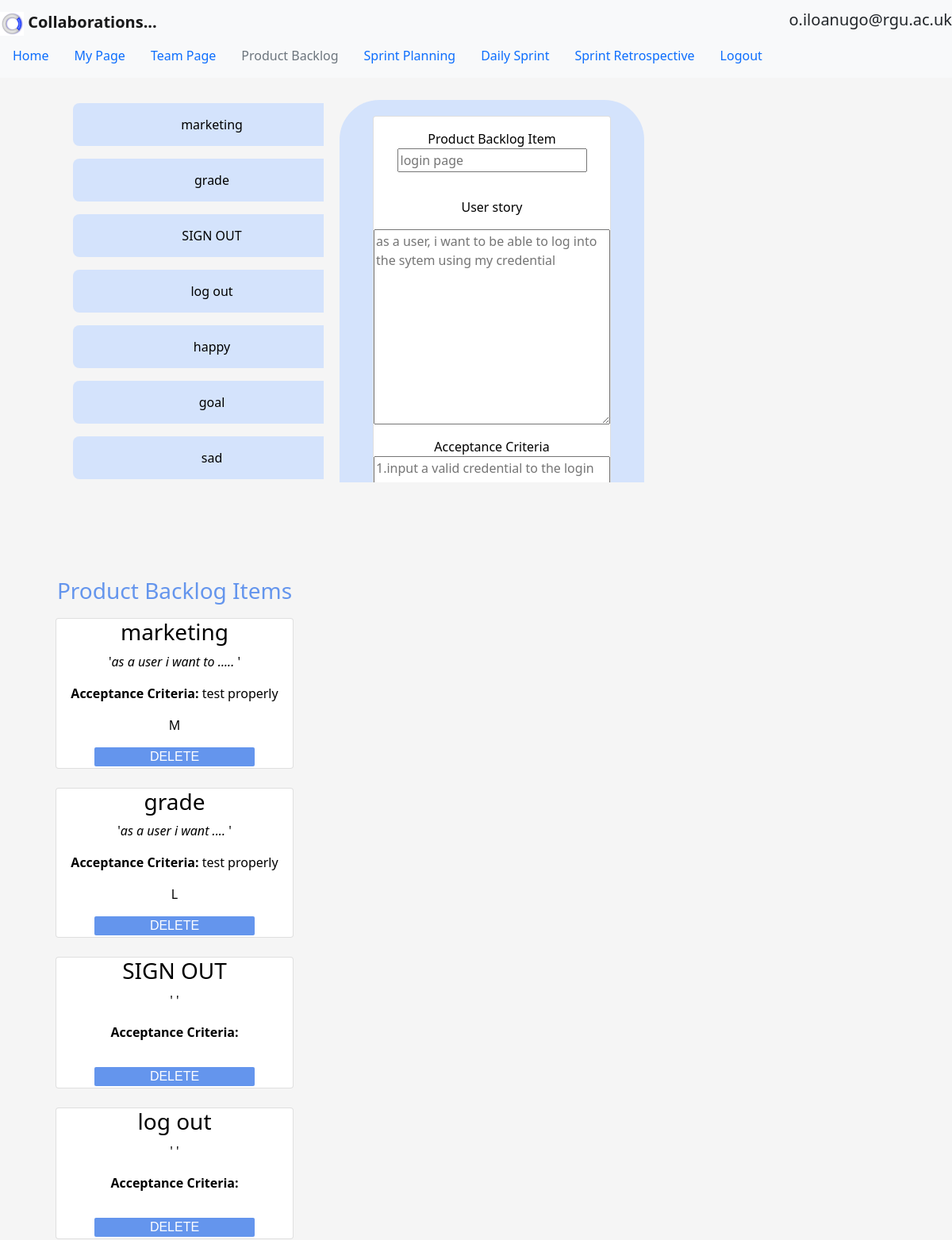
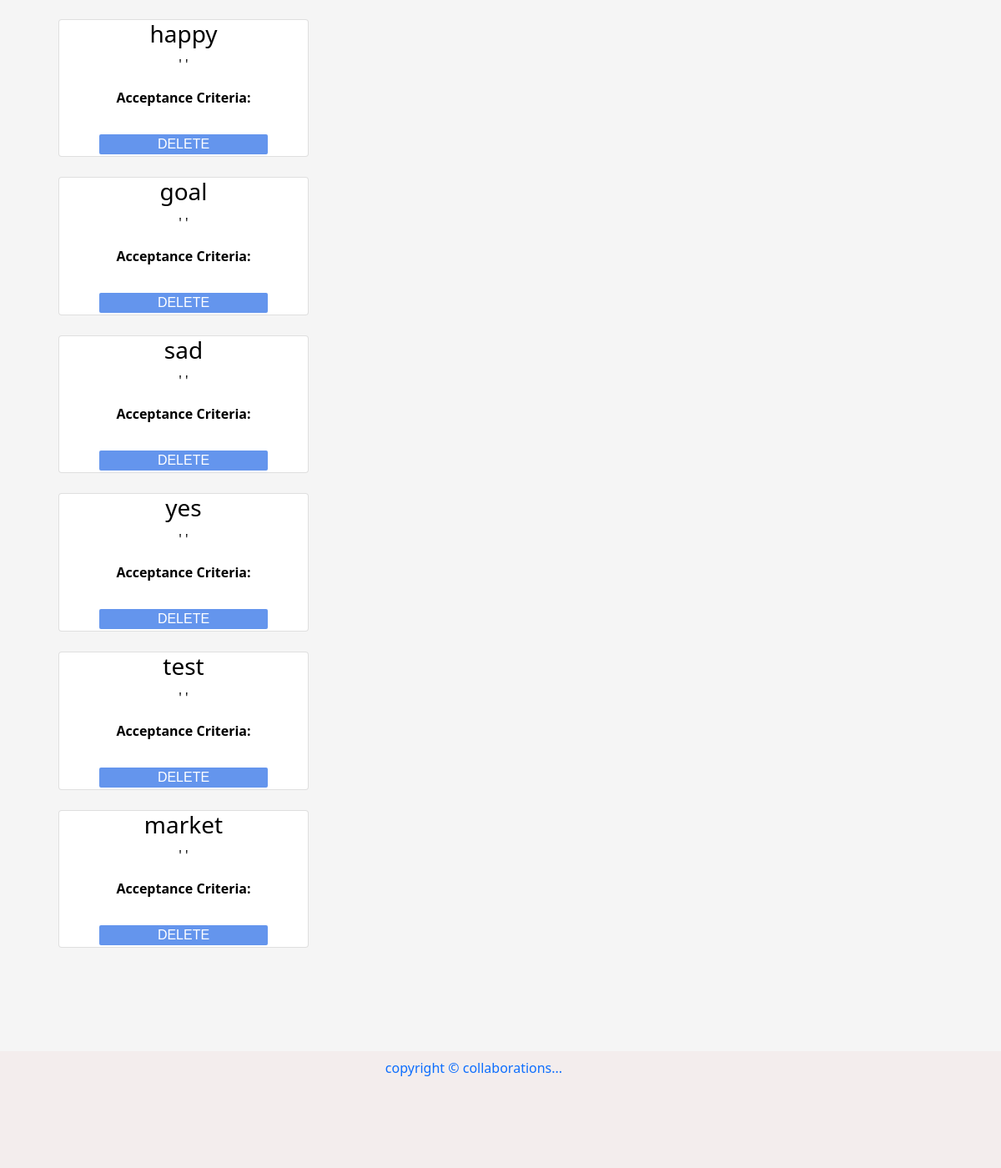
The app's page /pBacklog.php (signed in) with its own data (2 pictures, top to bottom).
### tables this page shows
CREATE TABLE `product_backlog` (
  `product_backlog_id` int(11) NOT NULL,
  `product_item` varchar(225) NOT NULL,
  `product_task` varchar(225) NOT NULL,
  `criteria` varchar(225) NOT NULL,
  `effort` varchar(4) NOT NULL
);

### pBacklog.php (the view, shortened to what this page needs)
<?PHP
include("dbconnect.php");
?>
<!DOCTYPE html>
<html lang="en">
<head>
    <link rel="stylesheet" href="pBacklog.css">
    <link rel="stylesheet" href="style.css">
    <link href="https://cdn.jsdelivr.net/npm/bootstrap@5.0.0-beta1/dist/css/bootstrap.min.css" rel="stylesheet">
</head>
    <header>
        <nav class="navbar navbar-light bg-light">
            <a class="navbar-brand" href="#">
                <img src="assets/collabo_logo.jpeg" width="30" height="30" class="d-inline-block align-center" alt="collaborations logo"><b class="logoName">
                    Collaborations...</b></a>
            <?php
            $email = $_SESSION['email'];
            echo "<h5>$email</h5>";
            ?>
            <ul class="nav justify-content-center">
                <li class="nav-item">
                    <a class="nav-link active" href="home.php">Home</a>
                </li>
                <li class="nav-item">
                    <a class="nav-link" href="">My Page</a>
                </li>
                <li class="nav-item">
                    <a class="nav-link" href="team_page.php">Team Page</a>
                </li>
                <li class="nav-item">
                    <a class="nav-link disabled" href="pBacklog.php">Product Backlog</a>
                </li>
                <li class="nav-item">
                    <a class="nav-link" href="try.php">Sprint Planning</a>
                </li>
                <li class="nav-item">
                    <a class="nav-link" href="">Daily Sprint</a>
                </li>
                <li class="nav-item">
                    <a class="nav-link" href="Chat.php">Sprint Retrospective</a>
                </li>
                <li class="nav-item">
                    <a class="nav-link" href="login.php">Logout</a>
                </li>
            </ul>
        </nav>
    </header>
    <main class="container">
        <div class="row">
           <div class="col-md-4 col-sm-12">
                  <?php
               include ("viewPB.php");
               ?>
            </div>
            <div class="col-md-4 col-sm-12" id="scroll">
                <form action="" method="POST">
                    <div class="card">
                        <p class="backlogItem"><Label>Product Backlog Item</Label><br><input type="text" name="bitem" id="bitem" placeholder="login page "required></p>
                        <p class="userStory"><p><label for="">User story</label></p><textarea name="userstory" id="userstory" cols="20" rows="10" placeholder="as a user, i want to be able to log into the sytem using my credential" required></textarea></p>
                        <p class="criteria"><label for="">Acceptance Criteria</label><textarea  name = "criteria" id="criteria" cols="30" rows="10" placeholder="1.input a valid credential to the login boxes, the user should see a home page with user name displayed  2.input an invalid credentail the user should be refused entry and sent back to login page" required></textarea></p><br>
                        <p class="effort"><label for="">Effort</label><br><input type="text" name="effort" id="effort" placeholder="S,M,L,XL" required></p><br>
                    </div>
                </form>
            </div>
            <div class="col-md-4 col-sm-12">
    <?PHP
            $result = $db->query("SELECT * FROM product_backlog");
            $resultCheck = mysqli_num_rows($result);
    print "<h3 class='PBIheader'>Product Backlog Items</h3>";
        if($resultCheck > 0) {
            while($row = mysqli_fetch_assoc($result)){
                $pbi= $row['product_item'];
                print "<div class=''>";
                print "<div class='card'>";
                print "<h3 class='bitem'>".$pbi."</h3>";
                print "<p class='userstory'> '<em>".$row['product_task']."</em> '</p>";
                print "<p class='criteria'><b>Acceptance Criteria:</b> ".$row['criteria']."</p>";
                print "<p class='effort'>".$row['effort']."</p>";
                print "<a href='delete.php?id=".$row['product_backlog_id']."' class='button'>DELETE</a>";
                print "</div>";
                print "</div><br>";
                }
        }
    ?>
                    </div>
            </div>
    </main>
    <footer class="container-fluid">
        <ul class="nav justify-content-center">
            <li class="nav-item">
              <a class="nav-link active" href="#">copyright &copy; collaborations...</a>
            </li>
            <li class="nav-item">
              <a class="nav-link" href="#"></a>
            </li>
            <li class="nav-item">
              <a class="nav-link" href="#"></a>
            </li>
        </ul>
    </footer>
<body>
</body>
</html>

### viewPB.php (shortened to what this page needs)
<!DOCTYPE html>
<html lang="en">
<head>
    <link rel="stylesheet" href="style.css">
</head>
<body>
    <main>
        <div class="vertical-menu">
            <?php
            $sql = "SELECT * FROM product_backlog;";
            $result = mysqli_query($db, $sql);
            $resultCheck = mysqli_num_rows($result);
        if($resultCheck > 0) {
            while($row = mysqli_fetch_assoc($result)){
                print "<div>";
                print "<ul id='list'>";
                print "<li>";
                print "<div class='list-item' draggable='true' ondragstart = 'dragStart()event'>".$row['product_item']."</div>";
                print "</li>";
                print "</ul>";
                print "</div>";
            }
        }
            ?>
        </div>
    </main>
</body>
</html>

### pBacklog.css (style rules this page uses)
.card { box-shadow: grey; max-width: 300px; background-color: #d4e3fc; text-align: center; margin-left: auto; margin-right: auto; }
.list-item { background-color: #d4e3fc; color: black; border-radius: 8px; padding: 15px 20px; text-align: center; margin: 4px 0px; width: 350px; }
.vertical-menu, #scroll { width: 100%; min-width: 250px; max-width: 400px; margin: 0 10px; padding: 8px; overflow :auto; height: 500px; }
.PBIheader { padding: 10px; color: cornflowerblue; text-align: center; }

### style.css (style rules this page uses)
body { background-color:whitesmoke; }
main { background-color: whitesmoke; color: black; padding-top: 10px; padding-bottom: 100px; }
footer { background-color: rgb(243, 237, 237); padding-bottom: 100px; }
header { background-color: rgb(243, 237, 237); }
.row:after { content: ""; display: table; clear: both; }
form { background-color: #d4e3fc; border-radius: 50px; width: 100%; margin-right: auto; margin-left: auto; justify-content: center; padding-top: 20px; padding-bottom: 20px; margin-top: 10px; margin-below: 10px; }
#list { list-style: none; }
a.button { border-radius: 2px; text-align: center; font-family: arial; background-color: cornflowerblue; color: white; width:202px; margin-left: auto; margin-right: auto; text-decoration: none ; margin-bottom: 2px; }

### records on screen
product_backlog: product_item "marketing", product_task "as a user i want to .....", criteria "test properly", effort "M"
product_backlog: product_item "grade", product_task "as a user i want ....", criteria "test properly", effort "L"
product_backlog: product_item "SIGN OUT"
product_backlog: product_item "log out"
product_backlog: product_item "happy"
product_backlog: product_item "goal"
product_backlog: product_item "sad"
product_backlog: product_item "yes"
product_backlog: product_item "test"
product_backlog: product_item "market"

### other values on screen
$email "o.iloanugo@rgu.ac.uk"
